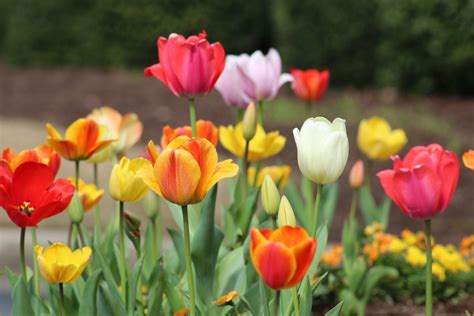
#> input picture image/tulip.jpeg, 474 x 316 px, found by its file name
$ python canny_image.py
#> lines starting #> are read from the running program, lines starting #| are printed output that depends on the picture
import cv2 as cv
import matplotlib.pyplot as plt
import os
import numpy as np

def build_histrogram():
    print(os.getcwd())
    imgpath1 = os.path.join(os.getcwd(), 'image/tulip.jpeg')
    imgpath2 = os.path.join(os.getcwd(), 'image/paddy_image.jpeg')
    img = cv.imread(imgpath1, 0)
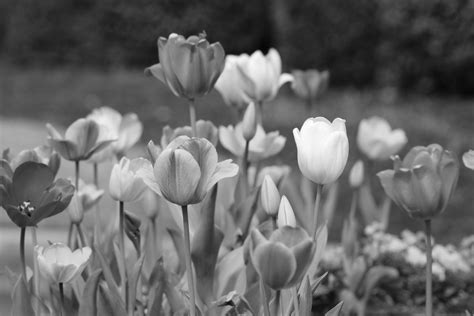
#> img: shape (316, 474); min 3, max 255, mean 104.5
    img2= cv.imread(imgpath2, 0)
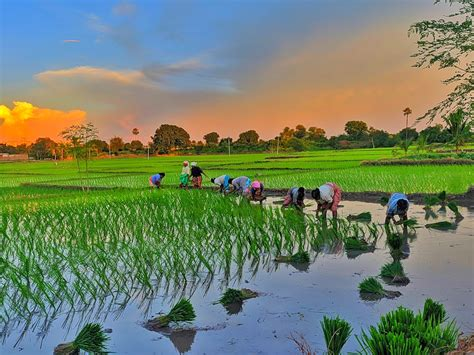
#> input picture image/paddy_image.jpeg, 474 x 355 px, found by its file name
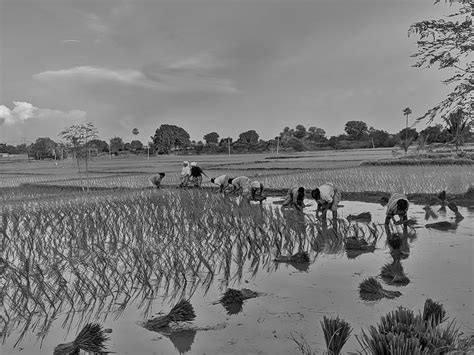
#> img2: shape (355, 474); min 0, max 231, mean 122.2
    if img is None:
        print("Failed to load image")
        return
    edges1 = cv.Canny(img, 100, 200)
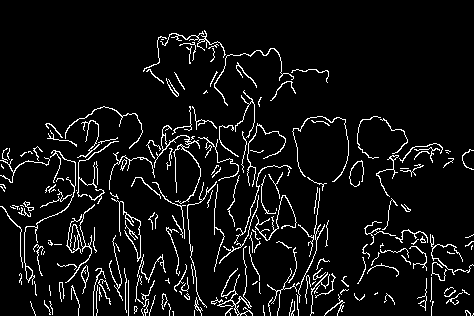
#> edges1: shape (316, 474); 6.7% white in thin lines or dots
    edges2 = cv.Canny(img2, 50, 150)
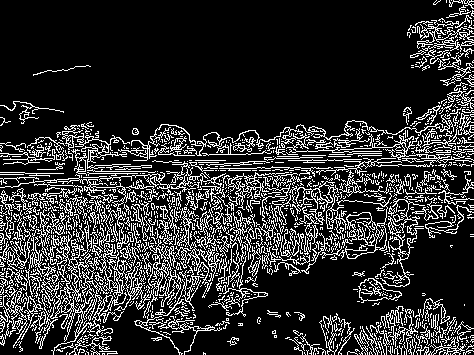
#> edges2: shape (355, 474); 18.3% white in thin lines or dots
    plt.figure(figsize=(10,10))
    plt.subplot(2,2,1)
    plt.title("Original Image")
    plt.imshow(img, cmap='gray')
    plt.axis("off")
    plt.subplot(2,2,2)
    plt.title("Canny Edges")
    plt.imshow(edges1, cmap='gray')
    plt.axis("off")
    plt.subplot(2,2,3)
    plt.title("Canny Edges 2")
    plt.imshow(edges2, cmap='gray')
    plt.axis("off")


    plt.show()

if __name__ == '__main__':
    build_histrogram()
